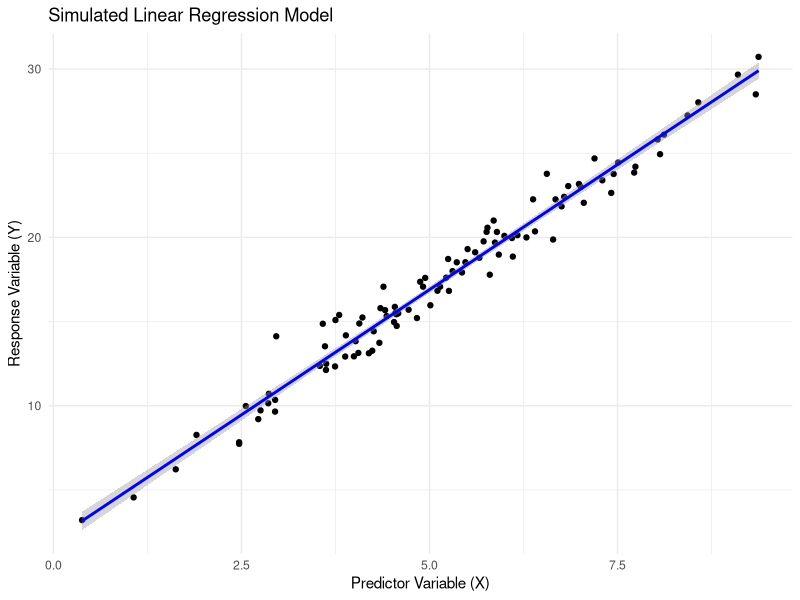

The R script that drew this image:
# we can do an example to simulation in R
# Simulating a simple linear regression model in R
# Load necessary library
library(ggplot2)
# Set seed for reproducibility
set.seed(123)
# Define parameters
n <- 100  # number of observations
beta_0 <- 2  # intercept
beta_1 <- 3  # slope
sigma <- 1  # standard deviation of the error term
# Simulate predictor variable (X) 
X <- rnorm(n, mean = 5, sd = 2)
# Simulate error term (epsilon)
epsilon <- rnorm(n, mean = 0, sd = sigma)
# Generate response variable (Y) using the linear model
Y <- beta_0 + beta_1 * X + epsilon
# Create a data frame to hold the simulated data
data <- data.frame(X = X, Y = Y)
# Fit a linear regression model to the simulated data   
model <- lm(Y ~ X, data = data)
# Display the summary of the model
summary(model)
# Plot the simulated data and the fitted regression line
ggplot(data, aes(x = X, y = Y)) +
  geom_point() +
  geom_smooth(method = "lm", col = "blue") +
  labs(title = "Simulated Linear Regression Model",
       x = "Predictor Variable (X)",
       y = "Response Variable (Y)") +
  theme_minimal() 
# End of the simulation code
  
